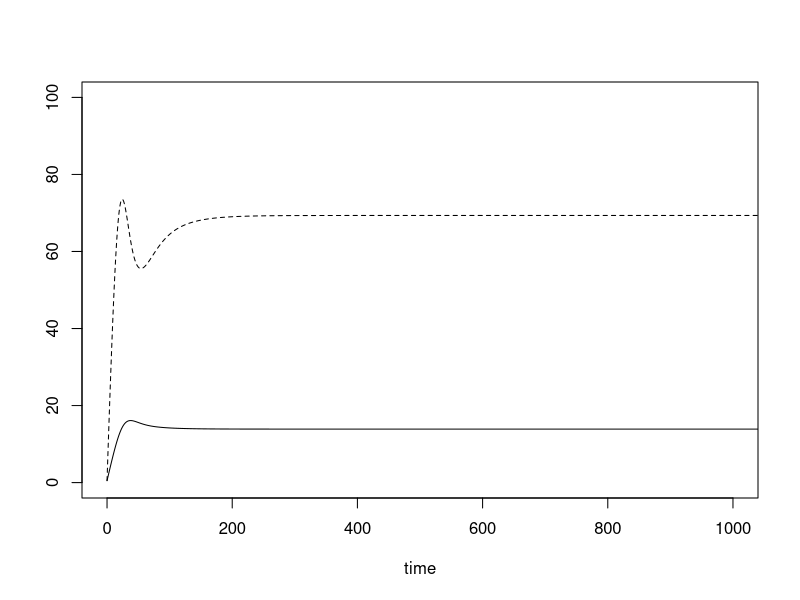
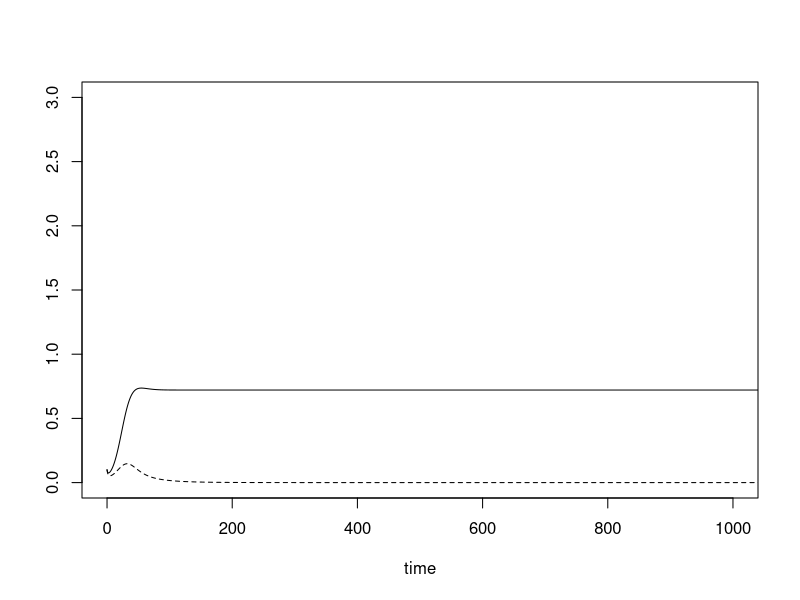

Source code (R) for these figures, in order:
# This scripts does the same job as that of ARMN.f (when using Runge-Kutta 4th order for both FORTRAN and R code)
# But ofcourse R code will be slower than the FORTRAN code

# It will solve 4 ODEs to give a dataframe with time and 4 state variables

library(deSolve)

#----------------- Parameters ---------------------------------------
# ps  !concentration of soil phosphorous available for plant
# u      !phosphorous uptake per unit of A ??unit
# KA    !half saturation constant for A
# f     ! fidelity of plant allocation to mutualist
# phi     ! base root growth rate
# aM     ! colonization rate of new roots by M
# aN     ! colonization rate of new roots by N
# e     ! plant's efficiency to give resources to mutualist, non-mutualist
# bmax   ! max growth rate for symbionts
# s      ! cost of mutualism
# KM     ! half saturation constant for M
# d      ! death rate for symbionts
# KN     ! half saturation constant for N
#------------------------------------------------------------------------

ARMN<-function(t,states,params){
  with(as.list(c(states,params)),{
    
    #rate of change
    pm<-M/(M+N)
    cm<-(e*aM*R)+(A/((M+N)*(1-f+(f*pm))))
    cn<-(e*aN*R)+((A*(1-f))/((M+N)*(1-f+(f*pm))))
    
    dA<- 1-ps-(A*u*(M/(M+KA))*(pm/(1-f+(f*pm))))
    dR<- phi-(aM*R*M)-(aN*R*N)
    dM<- (((bmax*(1-s)*cm)/(KM+cm))-d)*M
    dN<- (((bmax*cn)/(KN+cn))-d)*N
    
    #return the change
    list(c(dA,dR,dM,dN))
  }
  )
}


states<-c(A=0.5,R=0.5,M=0.1,N=0.1) # initial values of 4 state variables
t<-seq(from=0,to=10000,by=0.01) # times for simulation
params<-c(ps=0.3,
          u=0.4,
          KA=5,
          f=0.6, # change this f value as: 0.2, 0.3, 0.6 in three different simulations
          phi=5,
          aM=0.1,
          aN=0.2,
          e=0.5,
          bmax=0.8,
          s=0.1,
          KM=10,
          d=0.5,
          KN=10) #parameters

out<-ode(y=states,times=t,func=ARMN,parms=params,method="rk4")
out<-as.data.frame(out)

# A,R vs. time plot
plot(out$time,out$A,xlim=c(0,1000),type="l",ylim=c(0,100),ylab="",xlab="time")
#grid()
lines(out$time,out$R,xlim=c(0,1000),lty=2,ylim=c(0,100))

# M,N vs. time plot
plot(out$time,out$M,xlim=c(0,1000),type="l",ylim=c(0,3),ylab="",xlab="time")
#grid()
lines(out$time,out$N,xlim=c(0,1000),lty=2,ylim=c(0,3))
